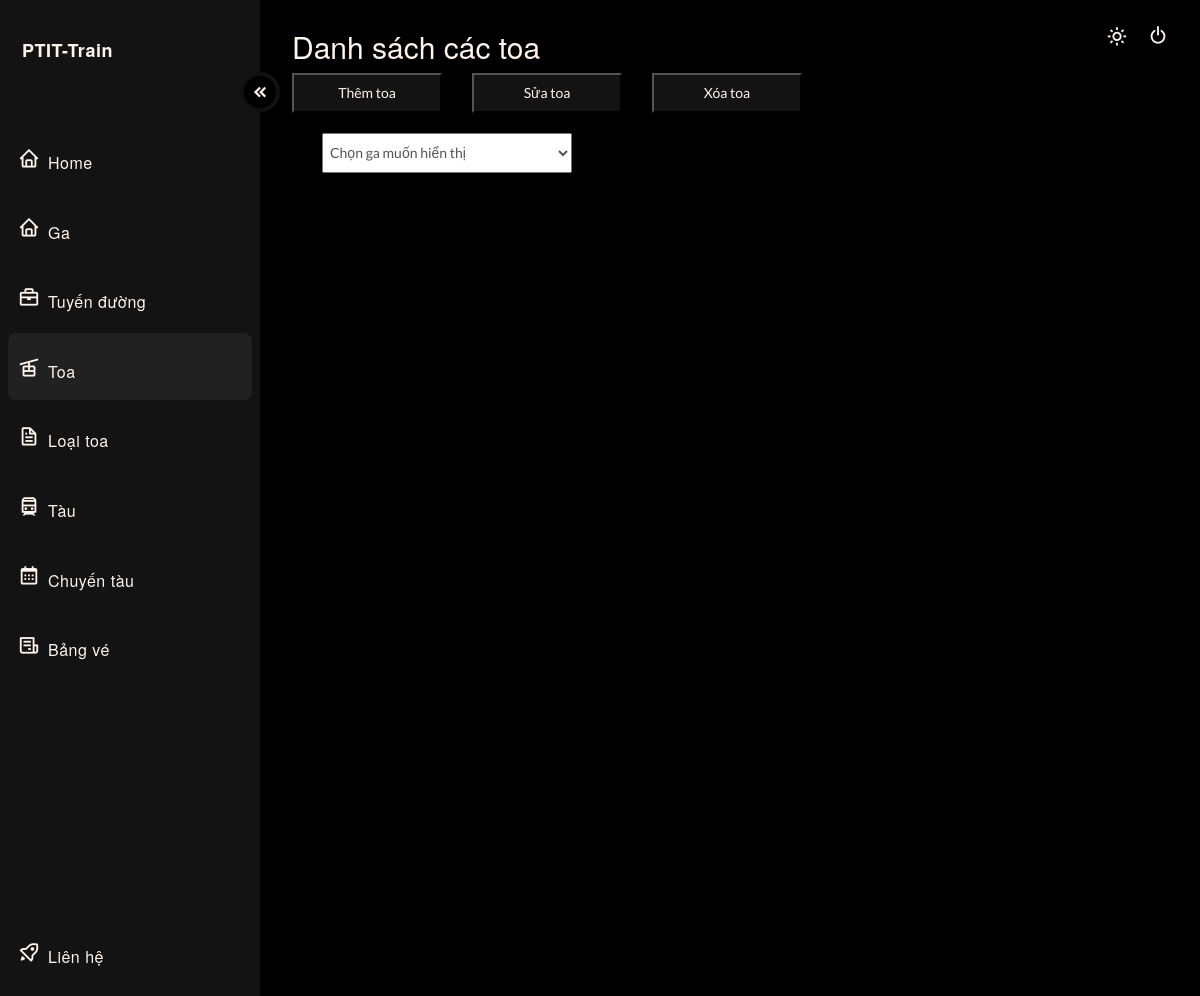
Page /?type=admin&page=toa (signed in) on the earlier database version.
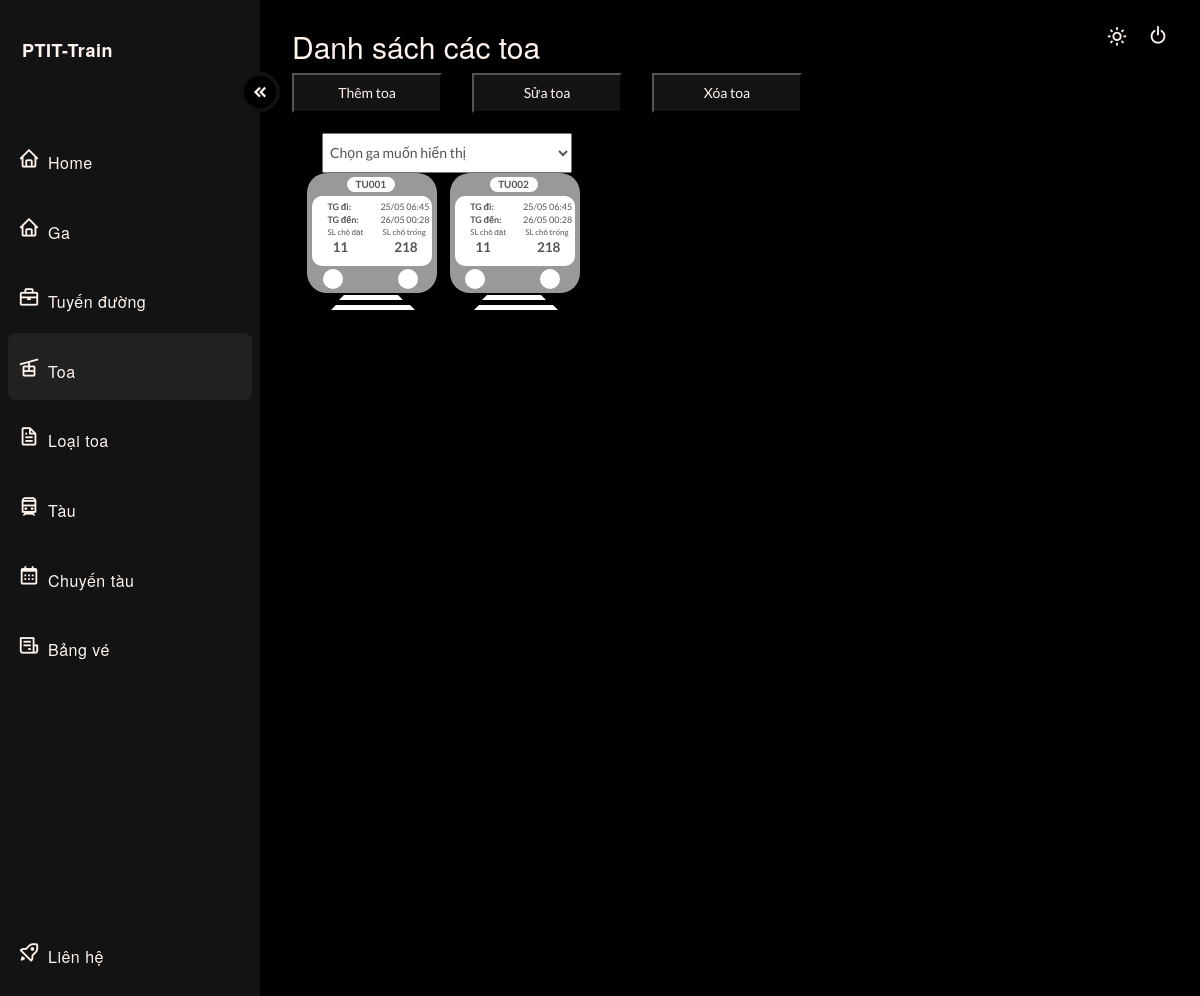
Same page on the later database version.
### tables this page shows
CREATE TABLE Tau(
  `MaTau` VARCHAR(20) PRIMARY KEY,
  `GaHienTai` VARCHAR(20),
  `TrangThai` TINYINT,
  FOREIGN KEY (`GaHienTai`) REFERENCES `Ga`(`MaGa`)
);

### src/controller/ToaController.php (called while the page is built, shortened)
<?php
    class ToaController{
        public function index(){
            include './module/TauModule/Tau.php';
            $arrTau = (new Tau)->load();
            include './view/admin/dashboard_toa.php';
		}
    }
?>

### src/index.php (called while the page is built)
<?php
    require 'route.php';
?>

### src/module/db.php (called while the page is built, shortened)
<?php
    class DB{
        private function conn() {
            $connectionString = "mysql:host=" . getenv('MYSQL_HOSTNAME') . ";dbname=" . getenv('MYSQL_DATABASE');
            $conn = new \PDO($connectionString, getenv('MYSQL_USER'), getenv('MYSQL_PASSWORD'));
            $conn->setAttribute(PDO::ATTR_ERRMODE, PDO::ERRMODE_EXCEPTION);
            return $conn;
        }
        public function select($sql, $params = null)
        {
            $connect = $this->conn();
            if($params != null){
                $res = $connect->prepare($sql);
                $res->execute($params);
            }
            else {
                $res = $connect->query($sql);
            }
            $res->setFetchMode(PDO::FETCH_ASSOC);
            return $res;
        }
    }
?>

### src/module/TauModule/Tau.php (called while the page is built, shortened)
<?php
    include_once "./module/db.php";
    include "TauObject.php";
        class Tau{
            private $table = "Tau";
            function load(){
                try {
                    $db = new DB();
                    $sql = "select T.*, G.TenGa from $this->table as T, Ga as G
                    where T.GaHienTai = G.MaGa";
                    $sth = $db->select($sql);
                    $arr = [];
                    while($row = $sth->fetch()) {
                        $obj = new TauObject($row);
                        $arr[] = $obj;
                    }
                        return $arr;
                    }
                catch (PDOException $e) {
                    return  $sql . "<br>" . $e->getMessage();
                }
            }
        }
?>

### src/module/TauModule/TauObject.php (called while the page is built, shortened)
<?php
    class TauObject {
        private $MaTau;
        public function __construct($row)
        {
            $this->MaTau = $row['MaTau'];
        }
        public function getMaTau()
        {
                return $this->MaTau;
        }
    }
?>

### src/view/admin/dashboard_toa.php (the view, shortened to what the changed rows need)
<main style="width: 71%;">
    <header style="width: 100%;">
      <div class="text">
        <h2>Danh sách các toa</h2>
    <table id="myTable">
      <thead>
        <div id="train-container" class="train-group" style="margin-bottom: 25px;">
          <?php foreach($arrTau as $each): ?>
          <div class="col-xs-4 col-sm-3 et-col-md-2 et-train-block ng-scope" data-code="<?php echo $each->getMaTau(); ?>">
            <div class="et-train-head">
                <div class="row center-block" style="margin-left: 29%;  width: 40%; margin-bottom: 3px">
                <div class="et-train-lamp text-center ng-binding" style="color: rgb(85, 85, 85);"><?php echo $each->getMaTau(); ?></div>
            </div>
            <div class="et-train-head-info">
                <div class="row et-no-margin">
                    <span class="pull-left et-bold ng-binding">TG đi: </span>
                    <span style="margin-left: -52%;" class="pull-right ng-binding">25/05 06:45</span></div>
                    <div class="row et-no-margin">
                        <span class="pull-left et-bold ng-binding">TG đến: </span>
                        <span class="pull-right"></span>
                        <span style="margin-left: -152%;" class="pull-right ng-binding">26/05 00:28</span>
                    </div><div class="row et-no-margin">
                        <div class="et-col-50">
                            <div class="et-text-sm ng-binding">SL chỗ đặt</div>
                            <div class="et-text-large et-bold pull-left ng-binding" style="margin-left: 5px">11</div>
                        </div><div class="et-col-50 text-center">
                            <div class="et-text-sm ng-binding">SL chỗ trống</div>
                            <div class="et-text-large et-bold pull-right ng-binding" style="margin-right: 5px">218</div>
                        </div>
                    </div>
                </div>
                <div class="row et-no-margin">
                    <div class="et-col-50">
                        <span class="et-train-lamp-bellow-left"></span>
                    </div>
                    <div class="et-col-50">
                        <span class="et-train-lamp-bellow-right"></span>
                    </div>
                </div>
            </div>
          </div>
          <?php endforeach; ?>
        </div>
      </thead>
</div>
      </div>
</body>
</html>

Differences in the rows shown:
added tau: MaTau "TU001"
added tau: MaTau "TU002"
